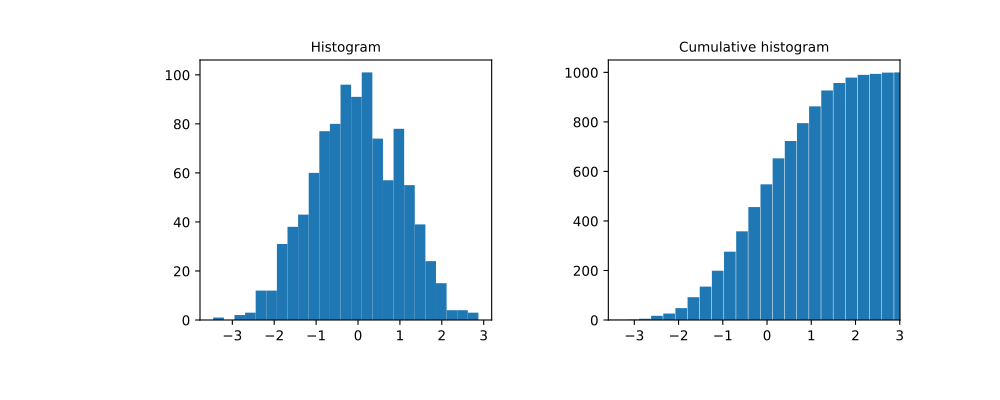

Write the Python code that produced this figure.
import matplotlib.pyplot as plt
from numpy.random import default_rng
from scipy import stats
rng = default_rng()
x = [1, 4, 2, 1, 3, 1]
res = stats.cumfreq(x, numbins=4, defaultreallimits=(1.5, 5))
res.cumcount
# array([ 1.,  2.,  3.,  3.])
res.extrapoints
# 3

# Create a normal distribution with 1000 random values

samples = stats.norm.rvs(size=1000, random_state=rng)

# Calculate cumulative frequencies

res = stats.cumfreq(samples, numbins=25)

# Calculate space of values for x

x = res.lowerlimit + np.linspace(0, res.binsize*res.cumcount.size,
                                 res.cumcount.size)

# Plot histogram and cumulative histogram

fig = plt.figure(figsize=(10, 4))
ax1 = fig.add_subplot(1, 2, 1)
ax2 = fig.add_subplot(1, 2, 2)
ax1.hist(samples, bins=25)
ax1.set_title('Histogram')
ax2.bar(x, res.cumcount, width=res.binsize)
ax2.set_title('Cumulative histogram')
ax2.set_xlim([x.min(), x.max()])

plt.show()
